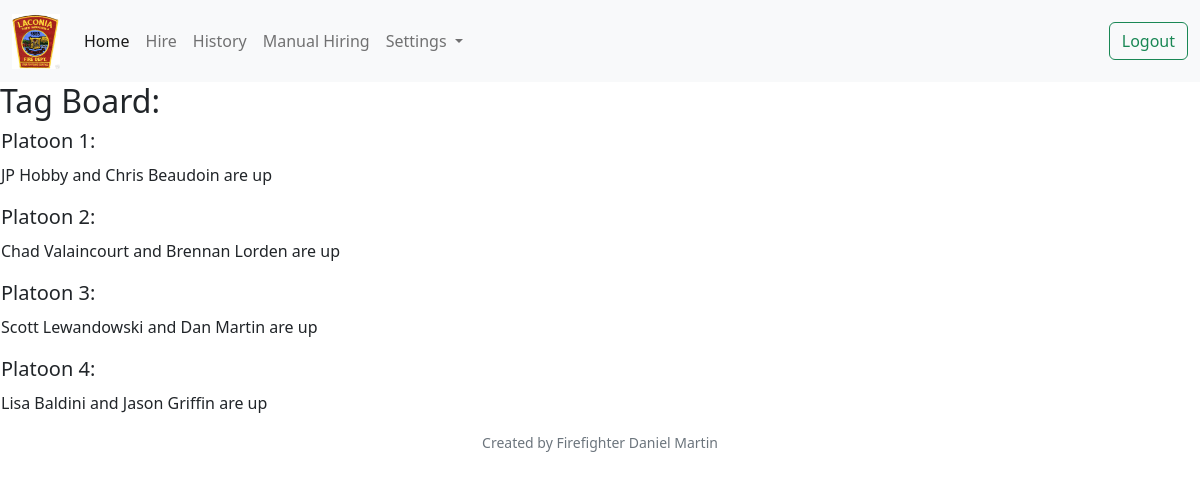
The page / (signed in) on the database its author committed.
### helpers.py (models this page shows)
class Base(MappedAsDataclass, DeclarativeBase):
    pass

class User (Base):
    __tablename__ = "users"
    id: Mapped[int] = mapped_column(primary_key=True, init=False)
    username: Mapped[str]
    first_name: Mapped[str]
    last_name: Mapped[str]
    hash: Mapped[str]
    rank: Mapped[str]
    platoon: Mapped[int]
    active: Mapped[int]
    elligible: Mapped[int]
    tag_flipped: Mapped[int]
    created_at: Mapped[datetime] = mapped_column(init=False, server_default=func.now())

### app.py (the view)
@app.route("/", methods=["GET", "POST"])
def index():
    if not session.get("user_id"):
        return redirect("/login")
    else:
        offs_up = []
        ffs_up = []
        for i in range(1, NUM_PLATOONS + 1):
            officers = []
            firefighters = []
            officer = db.execute(
                select(User.first_name, User.last_name, User.tag_flipped)
                .where(User.platoon == i)
                .where(User.rank != "firefighter")
            )
            officer = officer.mappings().all()
            officers.append(officer)
            off_up = find_next_up(officers[0])
            offs_up.append(off_up)
            firefighter = db.execute(
                select(User.first_name, User.last_name, User.tag_flipped)
                .where(User.platoon == i)
                .where(User.rank == "firefighter")
            )
            firefighter = firefighter.mappings().all()
            firefighters.append(firefighter)
            ff_up = find_next_up(firefighters[0])
            ffs_up.append(ff_up)
        return render_template("index.html", offs=offs_up, ffs=ffs_up)

### helpers.py (called while the page is built)
def find_next_up(tag_list):
    for person in tag_list:
        match person:
            case {'tag_flipped': tag_flipped} if tag_flipped != 1:
                index = tag_list.index(person)
                return(tag_list[index])
    for person in tag_list:
        person['tag_flipped'] = 0
    return(tag_list[0])

### templates/index.html (shortened to what this page needs)
{% extends "layout.html" %}
{% block main %}
    <h2>Tag Board:</h2>
    <table>
        <tr>
            <td>
                <h5>Platoon 1:</h5>
            </td>
        </tr>
        <tr>
            <td>
                <p>{{ offs[0]['first_name'] }} {{ offs[0]['last_name'] }} and {{ ffs[0]['first_name'] }} {{ ffs[0]['last_name'] }} are up</p>
            </td>
        </tr>
        <tr>
            <td>
                <h5>Platoon 2:</h5>
            </td>
        </tr>
        <tr>
            <td>
                <p>{{ offs[1]['first_name'] }} {{ offs[1]['last_name'] }} and {{ ffs[1]['first_name'] }} {{ ffs[1]['last_name'] }} are up</p>
            </td>
        </tr>
        <tr>
            <td>
                <h5>Platoon 3:</h5>
            </td>
        </tr>
        <tr>
            <td>
                <p>{{ offs[2]['first_name'] }} {{ offs[2]['last_name'] }} and {{ ffs[2]['first_name'] }} {{ ffs[2]['last_name'] }} are up</p>
            </td>
        </tr>
        <tr>
            <td>
                <h5>Platoon 4:</h5>
            </td>
        </tr>
        <tr>
            <td>
                <p>{{ offs[3]['first_name'] }} {{ offs[3]['last_name'] }} and {{ ffs[3]['first_name'] }} {{ ffs[3]['last_name'] }} are up</p>
            </td>
        </tr>
    </table>
{% endblock %}

### templates/layout.html (shortened to what this page needs)
<!DOCTYPE html>
<html lang="en">
    <head>
        <link href="https://cdn.jsdelivr.net/npm/bootstrap@5.2.3/dist/css/bootstrap.min.css" rel="stylesheet">
    </head>
    <body>
        <nav class="navbar navbar-expand-lg bg-light">
            <div class="container-fluid">
                <a class="navbar-brand" href="#">
                    <img alt="emblem" class="d-inline-block align-text-top" src="static/patch.jpg" width="48">
                </a>
                <div class="collapse navbar-collapse" id="navbarSupportedContent">
                    <ul class="navbar-nav me-auto mb-2 mb-lg-0">
                        <li class="nav-item">
                            <a class="nav-link active" aria-current="page" href="/">Home</a>
                        </li>
                        <li class="nav-item">
                            <a class="nav-link" href="/hiring_a">Hire</a>
                        </li>
                        <li class="nav-item">
                            <a class="nav-link" href="/history">History</a>
                        </li>
                        <li class="nav-item">
                            <a class="nav-link" href="/manual_a">Manual Hiring</a>
                        </li>
                        <li class="nav-item dropdown">
                            <a class="nav-link dropdown-toggle" href="#" role="button" data-bs-toggle="dropdown" aria-expanded="false">
                                Settings
                            </a>
                        </li>
                    </ul>
                    <li class="d-flex" role="search">
                        <form action="/logout" method="get">
                            <button class="btn btn-outline-success" type="submit">Logout</button>
                        </form>
                    </li>
                </div>
            </div>
        </nav>
        <main>
            {% block main %}
            {% endblock %}
        </main>
        <footer class="mb-5 small text-center text-muted">
            Created by Firefighter Daniel Martin
        </footer>
    </body>
</html>

### rows shown on the page
User: first_name "JP", last_name "Hobby"
User: first_name "Chris", last_name "Beaudoin"
User: first_name "Chad", last_name "Valaincourt"
User: first_name "Brennan", last_name "Lorden"
User: first_name "Scott", last_name "Lewandowski"
User: first_name "Dan", last_name "Martin"
User: first_name "Lisa", last_name "Baldini"
User: first_name "Jason", last_name "Griffin"
